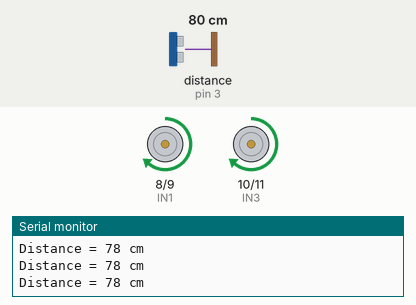
Bench run of a sketch on a simulated Arduino Uno, built with avr-gcc and run on an emulated ATmega328P. On the bench: motor-driver pin pairs drawn as motors (green arrow = first pin HIGH = forward, orange = second pin HIGH = backward, longer = more drive, scaled by the enable pin), the last lines printed to the serial monitor. Wiring (inferred from the names in the program): ultrasonic range finder: trigger pin 2; echo pin 3. The test bench sets the inputs (shaded band); at power-on: distance to the obstacle (sensor on pin 3) 80 cm. The echo pulse lasts 58.3 µs per cm.

Above: at 2.2 s.
2.3 s: distance to the obstacle (sensor on pin 3) set to 28 cm
5.3 s: distance to the obstacle (sensor on pin 3) set to 23 cm
At 6.9 s:
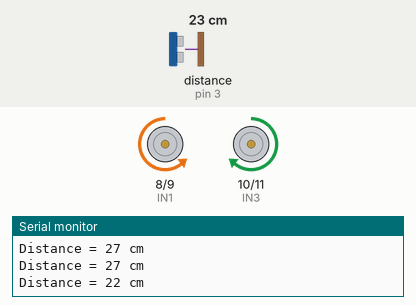
At 7.5 s:
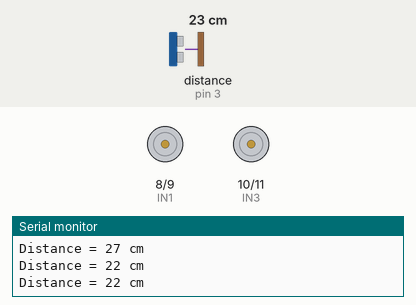
8.3 s: distance to the obstacle (sensor on pin 3) set to 35 cm
11.3 s: distance to the obstacle (sensor on pin 3) set to 2 cm
At 12.1 s:
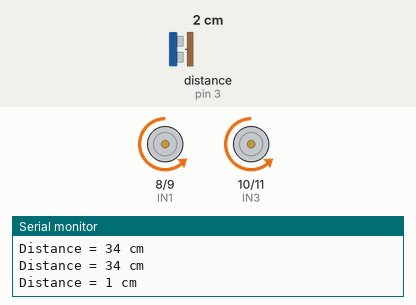
14.3 s: distance to the obstacle (sensor on pin 3) set to 299 cm
Timing chart, 0 to 17.3 s (numbered marks = the images above; inputs shaded):
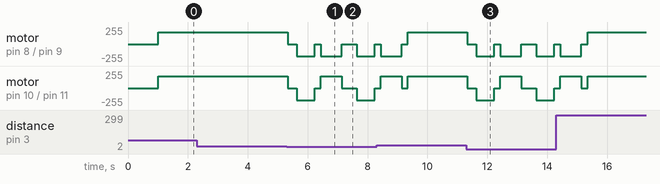

The sketch:

avoidence_car.ino
```cpp
// Ultrasonic Pins
const int trigPin = 2;
const int echoPin = 3;

// L298N Pins
const int ENA = 5;
const int ENB = 6;

const int IN1 = 8;
const int IN2 = 9;
const int IN3 = 10;
const int IN4 = 11;

long duration;
int distance;

void setup() {
  Serial.begin(9600);

  pinMode(trigPin, OUTPUT);
  pinMode(echoPin, INPUT);

  pinMode(ENA, OUTPUT);
  pinMode(ENB, OUTPUT);

  pinMode(IN1, OUTPUT);
  pinMode(IN2, OUTPUT);
  pinMode(IN3, OUTPUT);
  pinMode(IN4, OUTPUT);

  analogWrite(ENA, 180);
  analogWrite(ENB, 180);

  stopMotors();
  delay(1000);
}

void loop() {

  distance = getDistance();

  Serial.print("Distance = ");
  Serial.print(distance);
  Serial.println(" cm");

  if (distance > 25) {
    moveForward();
  }
  else {
    stopMotors();
    delay(300);

    moveBackward();
    delay(600);

    stopMotors();
    delay(200);

    turnRight();
    delay(700);

    stopMotors();
    delay(200);
  }
}

// قراءة المسافة
int getDistance() {

  digitalWrite(trigPin, LOW);
  delayMicroseconds(2);

  digitalWrite(trigPin, HIGH);
  delayMicroseconds(10);

  digitalWrite(trigPin, LOW);

  duration = pulseIn(echoPin, HIGH, 30000);

  if (duration == 0)
    return 400;

  return duration * 0.034 / 2;
}

// أمام
void moveForward() {

  digitalWrite(IN1, HIGH);
  digitalWrite(IN2, LOW);

  digitalWrite(IN3, HIGH);
  digitalWrite(IN4, LOW);
}

// خلف
void moveBackward() {

  digitalWrite(IN1, LOW);
  digitalWrite(IN2, HIGH);

  digitalWrite(IN3, LOW);
  digitalWrite(IN4, HIGH);
}

// يمين
void turnRight() {

  digitalWrite(IN1, LOW);
  digitalWrite(IN2, HIGH);

  digitalWrite(IN3, HIGH);
  digitalWrite(IN4, LOW);
}

// يسار
void turnLeft() {

  digitalWrite(IN1, HIGH);
  digitalWrite(IN2, LOW);

  digitalWrite(IN3, LOW);
  digitalWrite(IN4, HIGH);
}

// توقف
void stopMotors() {

  digitalWrite(IN1, LOW);
  digitalWrite(IN2, LOW);

  digitalWrite(IN3, LOW);
  digitalWrite(IN4, LOW);
}
```

Measured:
- the behaviour switches between 27 and 26 cm on distance to the obstacle (sensor on pin 3) (found by bisection; images 0 and 1)
